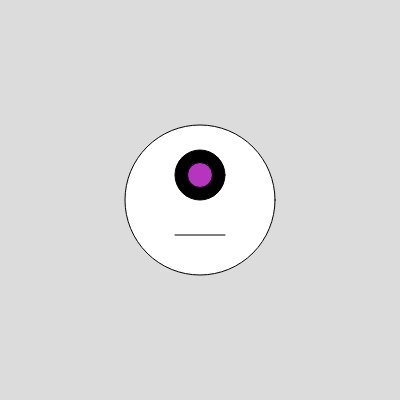
Frame 1 (no input)
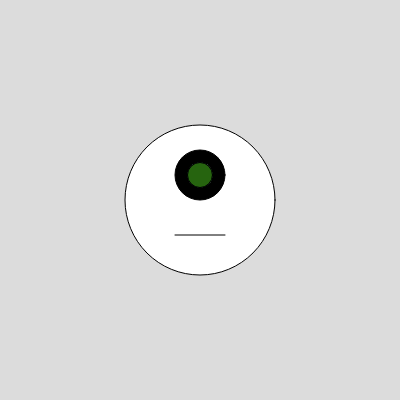
Frame 60 (no input)
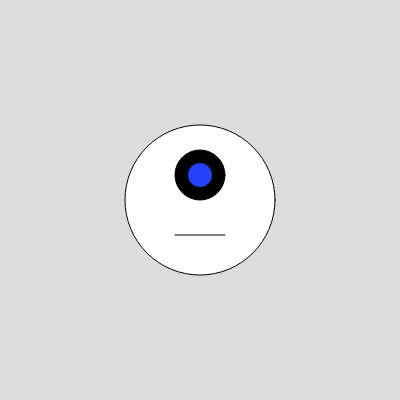
Frame 120 (the mouse pressed at the canvas centre since frame 60)

The p5.js sketch that drew these frames (run headless with seeded random() and noise() and a simulated clock; from frame 60 on, the mouse is pressed at the canvas centre):

// p5.js sketch
// ── sketch.js
function setup() {
  createCanvas(400, 400); // size of window
  background(220); // canvas color

  ellipse(200, 200, 150, 150); // the head

  //draws the black eye
  fill(0);
  ellipse(200, 175, 50, 50);

  //draws the pupil
  fill(240);
  ellipse(200, 175, 25, 25);

  // draws the mouth
  line(175, 235, 225, 235);
}

function draw() {
  fill(random (255),random (255),random (255));
  ellipse(200,175,25,25);
}

// ── cyclops.js
/* a sample program that draws a simple cyclops in the setup() without using the draw().
 */

function setup() {
  createCanvas(400, 400); // size of window
  background(220); // canvas color

  ellipse(200, 200, 150, 150); // the head

  //draws the black eye
  fill(0);
  ellipse(200, 175, 50, 50);

  //draws the pupil
  fill(240);
  ellipse(200, 175, 25, 25);

  // draws the mouth
  line(175, 235, 225, 235);
}

function draw() {
  fill(random (255),random (255),random (255));
  ellipse(200,175,25,25);
}
